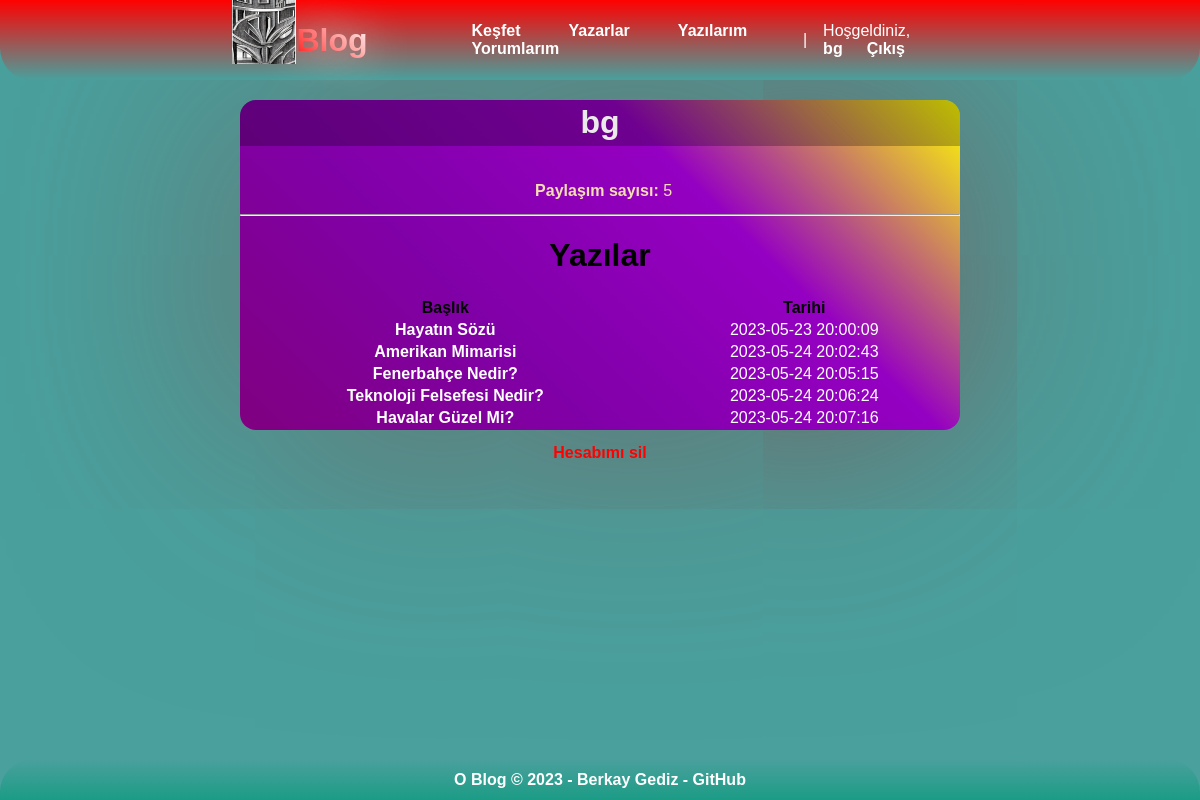
Page /profil.php?kullaniciadi=bg (signed in) on the committed database.
### tables this page shows
CREATE TABLE `author` (
  `id` int(11) NOT NULL,
  `username` varchar(50) NOT NULL,
  `email` varchar(100) NOT NULL,
  `password` varchar(100) NOT NULL,
  `isadmin` tinyint(1) NOT NULL DEFAULT 0,
  `regdate` timestamp NOT NULL DEFAULT current_timestamp() ON UPDATE current_timestamp()
);

CREATE TABLE `post` (
  `id` int(11) NOT NULL,
  `title` varchar(200) NOT NULL,
  `text` text NOT NULL,
  `authorid` int(11) NOT NULL,
  `categoryid` int(11) NOT NULL,
  `date` timestamp NOT NULL DEFAULT current_timestamp() ON UPDATE current_timestamp()
);

### profil.php (the view, shortened to what this page needs)
<!DOCTYPE html>
<html lang="tr">
<head>
    <?php
    include("connect.php");
    ?>
</head>
<body>
    <header>
        <div><a href="index.php" style="text-decoration: none;">
                <img src="img/o_favicon.png" style="float:left;">
                <h1
                    style="text-shadow: 0 0 45px white; font-weight: bold; float:left; background: -webkit-linear-gradient(45deg, red, #ffffff);-webkit-background-clip: text; background-clip:text; -webkit-text-fill-color: transparent;">
                    Blog</h1>
            </a>
        </div>
        <div style="display: flex; align-items: center; width:50%;">
            <?php
            include("nav.php");
            ?>
        </div>
    </header>
    <main>
        <div id="profil"
            style="background: linear-gradient(45deg, purple, rgb(128, 0, 167), rgb(149, 0, 194), yellow); color: black;">
            <div class="profile-item">
                <?php
                if (isset($_GET["kullaniciadi"])) {
                    $yazar = mysqli_query($baglanti, "SELECT * FROM author WHERE username='" . $_GET["kullaniciadi"] . "'");
                    if (mysqli_num_rows($yazar) > 0) {
                        while ($yazaroku = mysqli_fetch_assoc($yazar)) {
                            echo $yazaroku["username"];
                        }
                    } else {
                        echo "Yazar bulunamadı.";
                    }
                } else {
                    echo "Yazar bulunamadı.";
                }
                ?>
            </div>
            <div id="iletisim" style="clear:both; padding-top:2%;position:relative; float: left; color: white;">
            </div>
            <div id="profile-info">
                <div style="clear:both; padding-left:1%;padding-top: 1%; color: wheat;"><b>Paylaşım sayısı:</b>
                    <?php
                    if (isset($_GET["kullaniciadi"])) {
                        $yazilar = mysqli_query($baglanti, "SELECT * FROM post INNER JOIN author ON post.authorid=author.id WHERE author.username='" . $_GET["kullaniciadi"] . "'");
                        if (mysqli_num_rows($yazilar) > 0) {
                            echo mysqli_num_rows($yazilar);
                        } else {
                            echo "-";
                        }
                    } else {
                        echo "-";
                    }
                    ?>
                </div>
            </div>
            <div class="context" style="margin-top: 2%;">
                <hr>
                <h1>Yazılar</h1>
                <?php
                if (isset($_GET["kullaniciadi"])) {
                    $yazilar = mysqli_query($baglanti, "SELECT * FROM author INNER JOIN post ON post.authorid=author.id WHERE author.username='" . $_GET["kullaniciadi"] . "'");
                    if (mysqli_num_rows($yazilar) > 0) {
                        echo "<table style='width:100%;'>";
                        echo "<tr><th>Başlık</th><th>Tarihi</th></tr>";
                        while ($yazi = mysqli_fetch_assoc($yazilar)) {
                            echo "<tr style='color:white;'><td><a style='word-break:break-all;' href='yazi.php?id=" . $yazi["id"] . "'>" . $yazi["title"] . "</a></td><td>" . $yazi["date"] . "</td></tr>";
                        }
                        echo "</table>";
                    } else {
                        echo "Yazılar yüklenemedi.";
                    }
                } else {
                    echo "Yazılar yüklenemedi.";
                }
                ?>
            </div>
        </div>
        <?php
        if (isset($_GET["kullaniciadi"]) && !(isset($_GET["hesapsil"]))) {
            if (isset($_SESSION["girisyapildi"]) && ($_SESSION["girisyapildi"] == true)) {
                if ($_SESSION["kullaniciadi"] == $_GET["kullaniciadi"]) {
                    echo "<div style='margin-top: 2%;''><a href='" . $_SERVER['PHP_SELF'] . "?kullaniciadi=" . $_SESSION["kullaniciadi"] . "&hesapsil=1' style='color: red;''>Hesabımı sil</a></div>";
                } else {
                    echo "Mevcut değil.";
                }
            }
        } else {
        }
        ?>
    </main>
    <footer>
        <p style="color: white; font-weight: bold; text-decoration: none;">O Blog &copy; 2023 - Berkay Gediz - <a
                href="https://github.com/berkaygediz">GitHub</a> </p>
    </footer>
</body>
</html>

### profil.php (style rules this page uses)
body { padding: 0; margin: 0; background-color: #49a09d; display: flex; flex-direction: column; align-items: center; font-family: Arial, Helvetica, sans-serif; color: white; }
header { display: flex; justify-content: center; align-items: center; width: 100%; height: 10vh; background: linear-gradient(360deg, #49a09d, red); border-bottom-left-radius: 2rem; border-bottom-right-radius: 2rem; max-height: auto; max-width: auto; transition: all 1s ease-in-out; position: fixed; }
header img { height: 8vh; max-height: auto; max-width: auto; }
main { width: 90vh; margin-top: 12.5vh; justify-content: center; align-items: center; background-color: #49a09d; text-align: center; }
footer { border-top-left-radius: 2rem; border-top-right-radius: 2rem; transition: all 1s ease-in-out; display: flex; justify-content: center; align-items: center; width: 100%; height: 5vh; background: linear-gradient(180deg, #49a09d, #1B9C85); background-color: #1B9C85; position: fixed; bottom: 0; }
footer p { font-size: 1rem; color: white; }
a { text-decoration: none; color: white; font-weight: bold; }
.profile-item { color: rgb(235, 234, 234); user-select: none; background-color: rgba(0, 0, 0, 0.253); font-weight: bolder; padding: 0.6% 0.6% 0.6% 0.6%; cursor: pointer; max-width: auto; font-size: 2rem; overflow: none; transition: all 0.5s ease-in-out; border-top-left-radius: 1rem; border-top-right-radius: 1rem; }
#profil { border-radius: 1rem; background-image: linear-gradient(90deg, rgb(223, 0, 0), rgb(162, 0, 255), rgba(196, 253, 253, 0.767)); margin-bottom: 2%; transition: color 0.5s ease-in-out; box-shadow: 0.5vw 0.5vh 50rem rgb(122, 86, 86); }
#iletisim { padding-left: 1%; padding-right: 1%; font-size: 1.1rem; text-align: justify; padding-bottom: 2%; }
#profile-info { user-select: none; filter: brightness(100%); width: 100%; }

### rows in the picture
author: username "bg"
post: title "Hayatın Sözü", date "2023-05-23 20:00:09"
post: title "Amerikan Mimarisi", date "2023-05-24 20:02:43"
post: title "Fenerbahçe Nedir?", date "2023-05-24 20:05:15"
post: title "Teknoloji Felsefesi Nedir?", date "2023-05-24 20:06:24"
post: title "Havalar Güzel Mi?", date "2023-05-24 20:07:16"

### other values in the picture
$_SESSION["kullaniciadi"] "bg"
mysqli_num_rows($yazilar) "5"
